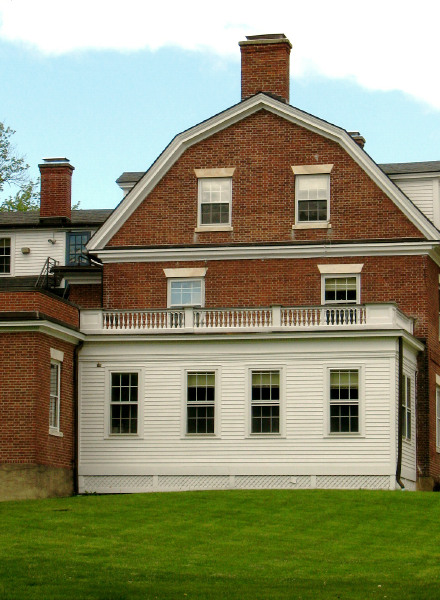
//> input picture tests/improc/bh.png, 440 x 600 px
$ ./canny bh.png   (built with g++ and OpenCV 4)
//> lines starting //> are read from the running program, lines starting //| are printed output that depends on the picture; after the words box and inside, x2 and y2 are one past the last pixel; in counts of white or black regions, pixels touching at a corner belong together
#include "opencv2/imgproc/imgproc.hpp"
#include "opencv2/highgui/highgui.hpp"
#include <stdlib.h>
#include <stdio.h>

using namespace cv;

/// Global variables
#define SCALE 2
#define SIZE 21

Mat src, src_gray;
Mat dst, detected_edges;
Mat tmp, tmp_gray;

int edgeThresh = 1;
int lowThreshold;
int const max_lowThreshold = 100;
int ratio = 3;
int kernel_size = 3;
char* window_name = "Edge Map";

/**
 * @function CannyThreshold
 * @brief Trackbar callback - Canny thresholds input with a ratio 1:3
 */
void CannyThreshold(int, void*)
{
  /// Reduce noise with a kernel 3x3
//  blur( tmp_gray, detected_edges, Size(3,3) );
	threshold( tmp_gray, tmp_gray, 41, 255, 0 );
	imshow( "theshold", tmp_gray );
  GaussianBlur( tmp_gray, detected_edges, Size( SIZE, SIZE), 0, 0 );
  imshow( "blurred", detected_edges );

  /// Canny detector
  Canny( detected_edges, detected_edges, lowThreshold, lowThreshold*ratio, kernel_size );

  /// Using Canny's output as a mask, we display our result
  dst = Scalar::all(0);

  tmp.copyTo( dst, detected_edges);
  imshow( window_name, dst );
 }


/** @function main */
int main( int argc, char** argv )
{
  /// Load an image
  src = imread( argv[1] );
//> src is the input picture: 600 rows x 440 cols, CV_8UC3; mean B, G, R 112.8, 141.8, 141

  if( !src.data )
  { return -1; }

  /// Create a matrix of the same type and size as src (for dst)
  tmp = src;
  dst = src;
  for( int i = 0; i < 2; i++ )
	{
		pyrDown( tmp, tmp, Size( tmp.cols/SCALE, tmp.rows/SCALE ) );
		pyrDown( dst, dst, Size( dst.cols/SCALE, dst.rows/SCALE ) );
	}
//> this loop made 2 passes
//> pass 1, `pyrDown( tmp, tmp, Size( tmp.cols/SCALE, tmp.rows/SCALE ) );`:
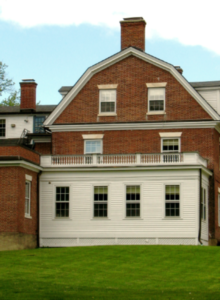
//> tmp: 300 rows x 220 cols, CV_8UC3; mean B, G, R 113, 141.9, 141.2
//> pass 2, `pyrDown( tmp, tmp, Size( tmp.cols/SCALE, tmp.rows/SCALE ) );`:
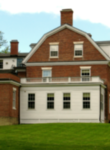
//> tmp: 150 rows x 110 cols, CV_8UC3; mean B, G, R 113.4, 142.2, 141.5
	//dst.create( src.size(), src.type() );

  /// Convert the image to grayscale
  cvtColor( tmp, tmp_gray, CV_BGR2GRAY );
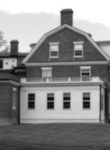
//> tmp_gray: 150 rows x 110 cols, CV_8UC1; min 6, max 255, mean 138.7

  /// Create a window
  namedWindow( window_name, CV_WINDOW_AUTOSIZE );

  /// Create a Trackbar for user to enter threshold
  createTrackbar( "Min Threshold:", window_name, &lowThreshold, max_lowThreshold, CannyThreshold );

  /// Show the image
  CannyThreshold(0, 0);
//> in CannyThreshold, `threshold( tmp_gray, tmp_gray, 41, 255, 0 );`:
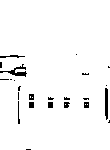
//> tmp_gray: 150 rows x 110 cols, CV_8UC1; 96.9% white; 24 black regions (15 under 20 px), largest, box (x1, y1, x2, y2) and area: (0, 64, 27, 77) 112, (105, 88, 108, 120) 90, (0, 55, 25, 58) 41
//> in CannyThreshold, `GaussianBlur( tmp_gray, detected_edges, Size( SIZE, SIZE), 0, 0 );`:
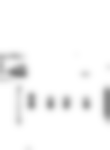
//> detected_edges: 150 rows x 110 cols, CV_8UC1; min 129, max 255, mean 247
//> in CannyThreshold, `Canny( detected_edges, detected_edges, lowThreshold, lowThreshold*rati..`:
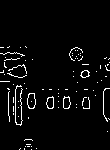
//> detected_edges: 150 rows x 110 cols, CV_8UC1; 3.8% white in thin lines or dots, all inside (x1, y1, x2, y2) = (0, 46, 110, 150)
//> in CannyThreshold, `tmp.copyTo( dst, detected_edges);`:
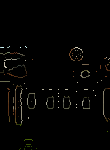
//> dst: 150 rows x 110 cols, CV_8UC3; mean B, G, R 2.6, 3.5, 3.9

  /// Wait until user exit program by pressing a key
  waitKey(0);

  return 0;
}
